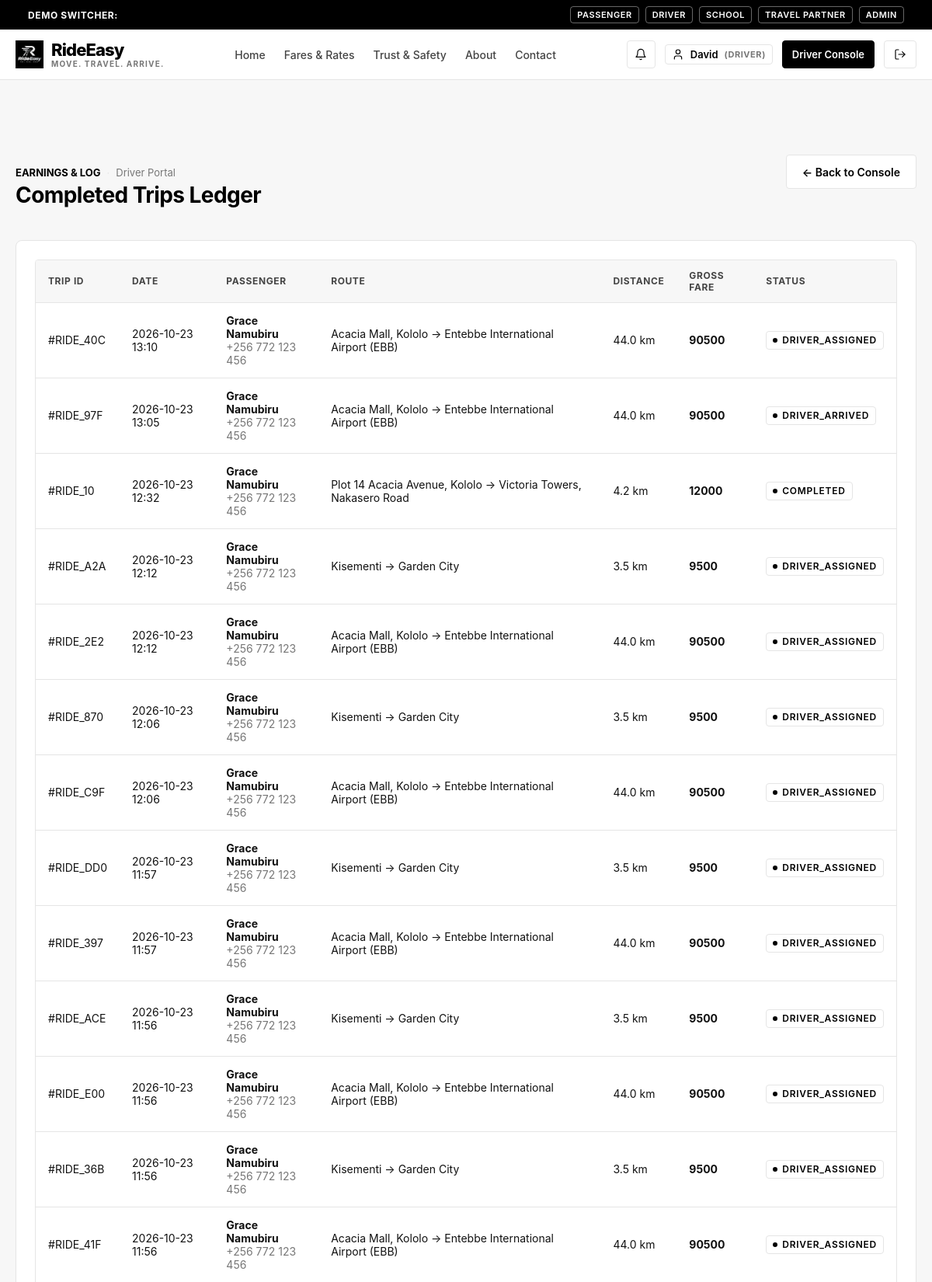
Screenshot of /driver/trips (signed in, upper part) with the database file from the repository.
### tables this page shows
CREATE TABLE users (
    id TEXT PRIMARY KEY,
    email TEXT UNIQUE NOT NULL,
    password_hash TEXT NOT NULL,
    role TEXT NOT NULL CHECK(role IN ('PASSENGER', 'DRIVER', 'SCHOOL', 'TRAVEL_COMPANY', 'ADMIN')),
    full_name TEXT NOT NULL,
    phone TEXT NOT NULL,
    is_active INTEGER NOT NULL DEFAULT 1,
    is_verified INTEGER NOT NULL DEFAULT 0,
    created_at TIMESTAMP NOT NULL DEFAULT CURRENT_TIMESTAMP,
    updated_at TIMESTAMP NOT NULL DEFAULT CURRENT_TIMESTAMP
, avatar_url TEXT DEFAULT '/static/images/default-avatar.svg');

CREATE TABLE rides (
    id TEXT PRIMARY KEY,
    passenger_id TEXT NOT NULL,
    driver_id TEXT,
    category TEXT NOT NULL CHECK(category IN ('BODA', 'ECONOMY', 'COMFORT', 'PREMIUM')),
    pickup_address TEXT NOT NULL,
    pickup_lat REAL NOT NULL,
    pickup_lng REAL NOT NULL,
    destination_address TEXT NOT NULL,
    destination_lat REAL NOT NULL,
    destination_lng REAL NOT NULL,
    estimated_distance_km REAL NOT NULL,
    estimated_fare_ugx INTEGER NOT NULL,
    final_fare_ugx INTEGER,
    payment_method TEXT NOT NULL DEFAULT 'CASH' CHECK(payment_method IN ('CASH', 'MTN_MOMO', 'AIRTEL_MONEY', 'CARD')),
    payment_status TEXT NOT NULL DEFAULT 'UNPAID' CHECK(payment_status IN ('UNPAID', 'PENDING', 'PAID')),
    status TEXT NOT NULL DEFAULT 'REQUESTED' CHECK(status IN (
        'REQUESTED',
        'SEARCHING_FOR_DRIVER',
        'DRIVER_ASSIGNED',
        'DRIVER_ARRIVING',
        'DRIVER_ARRIVED',
        'TRIP_STARTED',
        'TRIP_COMPLETED',
        'PAYMENT_PENDING',
        'COMPLETED',
        'CANCELLED'
    )),
    cancellation_reason TEXT,
    is_airport_ride INTEGER NOT NULL DEFAULT 0,
    related_journey_id TEXT,
    created_at TIMESTAMP NOT NULL DEFAULT CURRENT_TIMESTAMP,
    updated_at TIMESTAMP NOT NULL DEFAULT CURRENT_TIMESTAMP, cancelled_at TIMESTAMP,
    FOREIGN KEY (passenger_id) REFERENCES users(id) ON DELETE CASCADE,
    FOREIGN KEY (driver_id) REFERENCES users(id),
    FOREIGN KEY (related_journey_id) REFERENCES confirmed_journeys(id)
);

### rideeasy/app/routes/driver.py (the view)
@driver_bp.route("/trips")
def trips():
    user = AuthService.get_current_user()
    db = get_db()
    trips_list = db.fetchall(
        """SELECT r.*, u.full_name as passenger_name, u.phone as passenger_phone
        FROM rides r
        JOIN users u ON r.passenger_id = u.id
        WHERE r.driver_id = ?
        ORDER BY r.created_at DESC""",
        (user["id"],)
    )
    return render_template("driver/trips.html", user=user, trips=trips_list)

### rideeasy/app/repositories/database.py (called while the page is built)
def get_db() -> Database:
    global _db_instance
    if _db_instance is None:
        _db_instance = Database()
    return _db_instance

    def _get_sqlite_conn(self) -> sqlite3.Connection:
        conn = sqlite3.connect(self.local_path, timeout=10.0, check_same_thread=False)
        conn.row_factory = sqlite3.Row
        conn.execute("PRAGMA foreign_keys = ON;")
        return conn

    def fetchone(self, query: str, params: tuple = ()) -> Optional[Dict[str, Any]]:
        if self.is_turso and self._libsql_client:
            rs = self._libsql_client.execute(query, list(params))
            if not rs.rows:
                return None
            columns = rs.columns
            row = rs.rows[0]
            return {columns[i]: row[i] for i in range(len(columns))}
        else:
            with self._get_sqlite_conn() as conn:
                cur = conn.execute(query, params)
                row = cur.fetchone()
                return dict(row) if row else None

    def fetchall(self, query: str, params: tuple = ()) -> List[Dict[str, Any]]:
        if self.is_turso and self._libsql_client:
            rs = self._libsql_client.execute(query, list(params))
            columns = rs.columns
            return [{columns[i]: r[i] for i in range(len(columns))} for r in rs.rows]
        else:
            with self._get_sqlite_conn() as conn:
                cur = conn.execute(query, params)
                rows = cur.fetchall()
                return [dict(r) for r in rows]

### rideeasy/app/routes/driver.py (called while the page is built)
@driver_bp.before_request
@login_required
@role_required("DRIVER", "ADMIN")
def before_request():
    pass

### rideeasy/app/services/auth_service.py (called while the page is built)
def login_required(f):
    @wraps(f)
    def decorated_function(*args, **kwargs):
        if "user_id" not in session:
            flash("Please sign in to access this page.", "warning")
            return redirect(url_for("auth.login", next=request.url))
        return f(*args, **kwargs)
    return decorated_function

def role_required(*allowed_roles):
    def decorator(f):
        @wraps(f)
        def decorated_function(*args, **kwargs):
            if "user_id" not in session:
                flash("Please sign in to access this page.", "warning")
                return redirect(url_for("auth.login", next=request.url))
            role = session.get("user_role")
            if role not in allowed_roles:
                abort(403)
            return f(*args, **kwargs)
        return decorated_function
    return decorator

### rideeasy/app/templates/driver/trips.html (shortened to what this page needs)
{% extends "base.html" %}
{% block content %}
<div class="container section">
  <div style="display: flex; justify-content: space-between; align-items: baseline; flex-wrap: wrap; gap: 1rem; margin-bottom: 2rem;">
    <div>
      <div class="metadata-row" style="margin-bottom: 0.25rem;">
        <span style="font-weight: 700; color: var(--color-black); text-transform: uppercase;">Earnings & Log</span>
        <span class="metadata-separator">·</span>
        <span>Driver Portal</span>
      </div>
      <h2>Completed Trips Ledger</h2>
    </div>
    <a href="/driver/dashboard" class="btn btn-secondary">
      ← Back to Console
    </a>
  </div>
  <div class="card">
    {% if trips %}
      <div class="table-responsive">
        <table class="table">
          <thead>
            <tr>
              <th>Trip ID</th>
              <th>Date</th>
              <th>Passenger</th>
              <th>Route</th>
              <th>Distance</th>
              <th>Gross Fare</th>
              <th>Status</th>
            </tr>
          </thead>
          <tbody>
            {% for t in trips %}
              <tr>
                <td>#{{ t.id[:8].upper() }}</td>
                <td class="text-subtle">{{ t.created_at[:16] }}</td>
                <td>
                  <strong>{{ t.passenger_name }}</strong>
                  <div class="text-subtle">{{ t.passenger_phone }}</div>
                </td>
                <td>{{ t.pickup_address }} → {{ t.destination_address }}</td>
                <td>{{ t.estimated_distance_km }} km</td>
                <td style="font-weight: 700;">{{ t.final_fare_ugx or t.estimated_fare_ugx | ugx }}</td>
                <td>
                  <span class="status-indicator">
                    <span class="status-dot"></span> {{ t.status }}
                  </span>
                </td>
              </tr>
            {% endfor %}
          </tbody>
        </table>
      </div>
    {% else %}
      <div style="text-align: center; padding: 3rem 0; color: var(--color-medium-grey);">
        No completed trips in log yet.
      </div>
    {% endif %}
  </div>
</div>
{% endblock %}

### rideeasy/app/templates/base.html (shortened to what this page needs)
<!DOCTYPE html>
<html lang="en">
<head>
  <link rel="stylesheet" href="/static/css/base.css">
  <link rel="stylesheet" href="/static/css/components.css">
  <link rel="stylesheet" href="/static/css/dashboard.css">
  <link rel="stylesheet" href="/static/css/responsive.css">
</head>
<body>
  <aside class="demo-role-bar no-print" aria-label="Demo role selector">
    <div class="container" style="display: flex; align-items: center; justify-content: space-between; flex-wrap: wrap; gap: 0.5rem; width: 100%;">
      <span style="font-weight: 700; letter-spacing: 0.05em; text-transform: uppercase;">Demo Switcher:</span>
      <div class="demo-role-links">
        <a href="/auth/demo/passenger" class="demo-btn">Passenger</a>
        <a href="/auth/demo/driver" class="demo-btn">Driver</a>
        <a href="/auth/demo/school" class="demo-btn">School</a>
        <a href="/auth/demo/travel" class="demo-btn">Travel Partner</a>
        <a href="/auth/demo/admin" class="demo-btn">Admin</a>
      </div>
    </div>
  </aside>
  <header class="navbar no-print">
    <div class="container">
      <div class="navbar-inner">
        <div class="brand-group">
          <a href="/" style="display: flex; align-items: center; gap: 0.625rem; text-decoration: none;">
            <img src="/static/images/logo.png" alt="RideEasy Logo" style="height: 36px; width: auto; object-fit: contain;" onerror="this.style.display='none'">
            <div style="display: flex; flex-direction: column;">
              <span class="brand-logo" style="line-height: 1.1;">{{ app_name }}</span>
              <span class="brand-tagline" style="font-size: 0.625rem; letter-spacing: 0.12em;">{{ app_tagline }}</span>
            </div>
          </a>
        </div>
        <nav aria-label="Main Navigation">
          <ul class="nav-links">
            <li><a href="/" class="nav-link">Home</a></li>
            <li><a href="/pricing" class="nav-link">Fares & Rates</a></li>
            <li><a href="/safety" class="nav-link">Trust & Safety</a></li>
            <li><a href="/about" class="nav-link">About</a></li>
            <li><a href="/contact" class="nav-link">Contact</a></li>
          </ul>
        </nav>
        <div class="nav-actions">
          {% if current_user %}
            <div style="position: relative;">
              <button id="notif-bell-btn" class="btn btn-secondary btn-sm" aria-label="Notifications" title="In-App Notifications" style="position: relative; padding: 0.35rem 0.6rem;" onclick="toggleNotifDropdown(event);">
                <svg class="icon icon-sm" viewBox="0 0 24 24"><path d="M18 8A6 6 0 0 0 6 8c0 7-3 9-3 9h18s-3-2-3-9"/><path d="M13.73 21a2 2 0 0 1-3.46 0"/></svg>
              </button>
            </div>
            <a href="/profile" class="user-nav-chip" title="View and Edit Profile" style="text-decoration: none;">
              {% if current_user.avatar_url and current_user.avatar_url != '/static/images/default-avatar.svg' %}
                <img src="{{ current_user.avatar_url }}" alt="{{ current_user.full_name }}" style="width: 20px; height: 20px; border-radius: var(--radius-sm); object-fit: cover;">
              {% else %}
                <svg class="icon icon-sm" viewBox="0 0 24 24"><path d="M19 21v-2a4 4 0 0 0-4-4H9a4 4 0 0 0-4 4v2"/><circle cx="12" cy="7" r="4"/></svg>
              {% endif %}
              <span>{{ current_user.full_name.split()[0] }}</span>
              <span class="user-role-label">({{ current_user.role }})</span>
            </a>
            {% if current_user.role == 'PASSENGER' %}
              <a href="/passenger/dashboard" class="btn btn-secondary btn-sm">Dashboard</a>
              <a href="/passenger/book-ride" class="btn btn-primary btn-sm">Book Ride</a>
            {% elif current_user.role == 'DRIVER' %}
              <a href="/driver/dashboard" class="btn btn-primary btn-sm">Driver Console</a>
            {% elif current_user.role == 'SCHOOL' %}
              <a href="/school/dashboard" class="btn btn-primary btn-sm">School Portal</a>
            {% elif current_user.role == 'TRAVEL_COMPANY' %}
              <a href="/travel/dashboard" class="btn btn-primary btn-sm">Agency Console</a>
            {% elif current_user.role == 'ADMIN' %}
              <a href="/admin/dashboard" class="btn btn-primary btn-sm">Admin Control</a>
            {% endif %}
            <a href="/auth/logout" class="btn btn-secondary btn-sm" title="Sign Out">
              <svg class="icon icon-sm" viewBox="0 0 24 24"><path d="M9 21H5a2 2 0 0 1-2-2V5a2 2 0 0 1 2-2h4"/><polyline points="16 17 21 12 16 7"/><line x1="21" y1="12" x2="9" y2="12"/></svg>
            </a>
          {% else %}
            <a href="/auth/login" class="btn btn-secondary btn-sm">Sign In</a>
            <a href="/auth/register" class="btn btn-primary btn-sm">Register</a>
          {% endif %}
        </div>
      </div>
    </div>
  </header>
  <main>
    {% block content %}{% endblock %}
  </main>
</body>
</html>

### rideeasy/app/static/css/base.css (style rules this page uses)
:root { --color-black: #000000; --color-near-black: #111111; --color-charcoal: #1C1C1C; --color-white: #FFFFFF; --color-off-white: #F7F7F7; --color-light-grey: #E5E5E5; --color-medium-grey: #777777; --color-dark-grey: #444444; --color-subtle-border: #E0E0E0; --font-sans: -apple-system, BlinkMacSystemFont, "Segoe UI", Roboto, "Helvetica Neue", Arial, sans-serif; --font-mono: ui-monospace, SFMono-Regular, Menlo, Monaco, Consolas, monospace; --radius-sm: 4px; --radius-md: 8px; --radius-lg: 12px; --shadow-sm: 0 1px 2px rgba(0, 0, 0, 0.05); --shadow-md: 0 4px 12px rgba(0, 0, 0, 0.08); --shadow-lg: 0 10px 25px rgba(0, 0, 0, 0.12); --max-width: 1200px; }
*, *::before, *::after { box-sizing: border-box; margin: 0; padding: 0; }
html { font-size: 16px; background-color: var(--color-white); color: var(--color-near-black); font-family: var(--font-sans); -webkit-font-smoothing: antialiased; -moz-osx-font-smoothing: grayscale; }
body { min-height: 100vh; display: flex; flex-direction: column; background-color: var(--color-off-white); }
main { flex: 1; }
a { color: inherit; text-decoration: none; }
h1, h2, h3, h4, h5, h6 { font-weight: 700; color: var(--color-black); letter-spacing: -0.02em; line-height: 1.25; }
h2 { font-size: 1.75rem; margin-bottom: 0.5rem; }
.text-subtle { color: var(--color-medium-grey); font-size: 0.875rem; }
.metadata-row { display: flex; align-items: center; gap: 0.5rem; font-size: 0.8125rem; color: var(--color-medium-grey); }
.metadata-separator { color: var(--color-light-grey); user-select: none; }
.container { width: 100%; max-width: var(--max-width); margin-left: auto; margin-right: auto; padding-left: 1.25rem; padding-right: 1.25rem; }
.section { padding-top: 3.5rem; padding-bottom: 3.5rem; }
.btn { display: inline-flex; align-items: center; justify-content: center; gap: 0.5rem; padding: 0.625rem 1.25rem; font-size: 0.875rem; font-weight: 600; border-radius: var(--radius-sm); transition: all 0.15s ease-in-out; cursor: pointer; border: 1px solid transparent; min-height: 44px; }
.btn-primary { background-color: var(--color-black); color: var(--color-white); border-color: var(--color-black); }
.btn-secondary { background-color: var(--color-white); color: var(--color-black); border-color: var(--color-light-grey); }
.btn-sm { min-height: 36px; padding: 0.375rem 0.75rem; font-size: 0.8125rem; }
.icon { display: inline-block; width: 1.25rem; height: 1.25rem; stroke-width: 1.75; stroke: currentColor; fill: none; stroke-linecap: round; stroke-linejoin: round; vertical-align: middle; flex-shrink: 0; }
.icon-sm { width: 1rem; height: 1rem; }

### rows the page displays
users: full_name "David", role "DRIVER"
rides: id "RIDE_40C", created_at "2026-10-23 13:10", passenger_name "Grace Namubiru", passenger_phone "+256 772 123 456", pickup_address "Acacia Mall, Kololo", destination_address "Entebbe International Airport (EBB)", estimated_distance_km "44.0", final_fare_ugx "90500", status "DRIVER_ASSIGNED"
rides: id "RIDE_97F", created_at "2026-10-23 13:05", passenger_name "Grace Namubiru", passenger_phone "+256 772 123 456", pickup_address "Acacia Mall, Kololo", destination_address "Entebbe International Airport (EBB)", estimated_distance_km "44.0", final_fare_ugx "90500", status "DRIVER_ARRIVED"
rides: id "RIDE_10", created_at "2026-10-23 12:32", passenger_name "Grace Namubiru", passenger_phone "+256 772 123 456", pickup_address "Plot 14 Acacia Avenue, Kololo", destination_address "Victoria Towers, Nakasero Road", estimated_distance_km "4.2", final_fare_ugx "12000", status "COMPLETED"
rides: id "RIDE_A2A", created_at "2026-10-23 12:12", passenger_name "Grace Namubiru", passenger_phone "+256 772 123 456", pickup_address "Kisementi", destination_address "Garden City", estimated_distance_km "3.5", final_fare_ugx "9500", status "DRIVER_ASSIGNED"
rides: id "RIDE_2E2", created_at "2026-10-23 12:12", passenger_name "Grace Namubiru", passenger_phone "+256 772 123 456", pickup_address "Acacia Mall, Kololo", destination_address "Entebbe International Airport (EBB)", estimated_distance_km "44.0", final_fare_ugx "90500", status "DRIVER_ASSIGNED"
rides: id "RIDE_870", created_at "2026-10-23 12:06", passenger_name "Grace Namubiru", passenger_phone "+256 772 123 456", pickup_address "Kisementi", destination_address "Garden City", estimated_distance_km "3.5", final_fare_ugx "9500", status "DRIVER_ASSIGNED"
rides: id "RIDE_C9F", created_at "2026-10-23 12:06", passenger_name "Grace Namubiru", passenger_phone "+256 772 123 456", pickup_address "Acacia Mall, Kololo", destination_address "Entebbe International Airport (EBB)", estimated_distance_km "44.0", final_fare_ugx "90500", status "DRIVER_ASSIGNED"
rides: id "RIDE_DD0", created_at "2026-10-23 11:57", passenger_name "Grace Namubiru", passenger_phone "+256 772 123 456", pickup_address "Kisementi", destination_address "Garden City", estimated_distance_km "3.5", final_fare_ugx "9500", status "DRIVER_ASSIGNED"
rides: id "RIDE_397", created_at "2026-10-23 11:57", passenger_name "Grace Namubiru", passenger_phone "+256 772 123 456", pickup_address "Acacia Mall, Kololo", destination_address "Entebbe International Airport (EBB)", estimated_distance_km "44.0", final_fare_ugx "90500", status "DRIVER_ASSIGNED"
rides: id "RIDE_ACE", created_at "2026-10-23 11:56", passenger_name "Grace Namubiru", passenger_phone "+256 772 123 456", pickup_address "Kisementi", destination_address "Garden City", estimated_distance_km "3.5", final_fare_ugx "9500", status "DRIVER_ASSIGNED"
rides: id "RIDE_E00", created_at "2026-10-23 11:56", passenger_name "Grace Namubiru", passenger_phone "+256 772 123 456", pickup_address "Acacia Mall, Kololo", destination_address "Entebbe International Airport (EBB)", estimated_distance_km "44.0", final_fare_ugx "90500", status "DRIVER_ASSIGNED"
rides: id "RIDE_36B", created_at "2026-10-23 11:56", passenger_name "Grace Namubiru", passenger_phone "+256 772 123 456", pickup_address "Kisementi", destination_address "Garden City", estimated_distance_km "3.5", final_fare_ugx "9500", status "DRIVER_ASSIGNED"
rides: id "RIDE_41F", created_at "2026-10-23 11:56", passenger_name "Grace Namubiru", passenger_phone "+256 772 123 456", pickup_address "Acacia Mall, Kololo", destination_address "Entebbe International Airport (EBB)", estimated_distance_km "44.0", final_fare_ugx "90500", status "DRIVER_ASSIGNED"

### other values shown
{{ app_name }} "RideEasy"
{{ app_tagline }} "MOVE. TRAVEL. ARRIVE."
